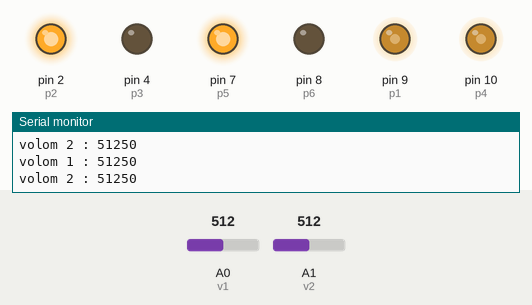
The sketch below on a simulated Arduino Uno, built with avr-gcc and run on an emulated ATmega328P. On the bench: output pins drawn as LEDs (lit = HIGH), the last lines printed to the serial monitor. The test bench sets the inputs (shaded band); at power-on: A0 (v1) = 512, A1 (v2) = 512.

Above: at 1.2 s.
1.3 s: A0 (v1) set to 716
At 2.4 s:
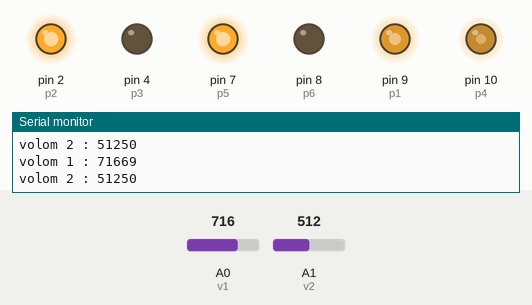
2.8 s: A1 (v2) set to 716
At 4.0 s:
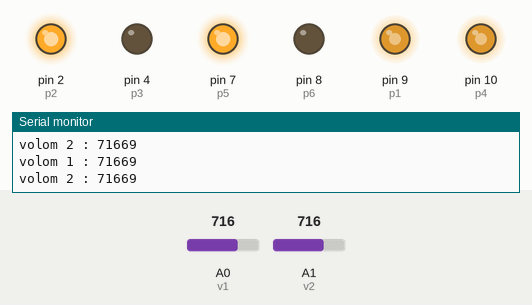
4.3 s: A0 (v1) set to 112
At 4.8 s:
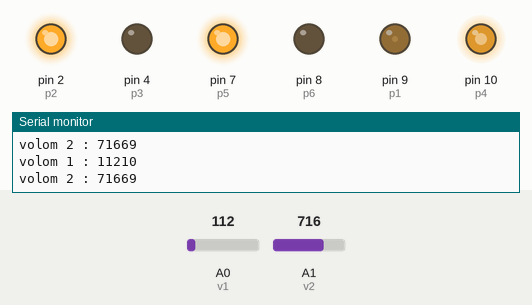
5.8 s: A0 (v1) set to 102
At 6.6 s:
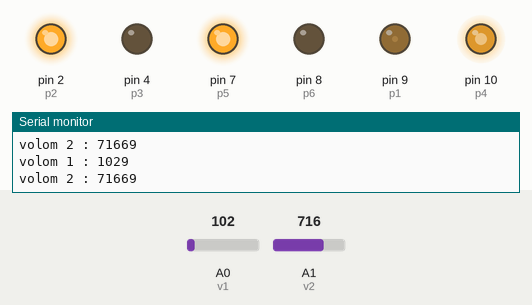
7.3 s: A1 (v2) set to 900
At 8.3 s:
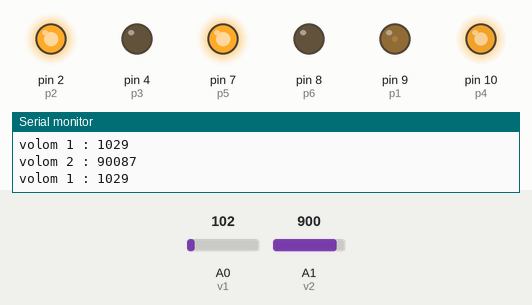
8.8 s: A1 (v2) set to 511
At 10.0 s:
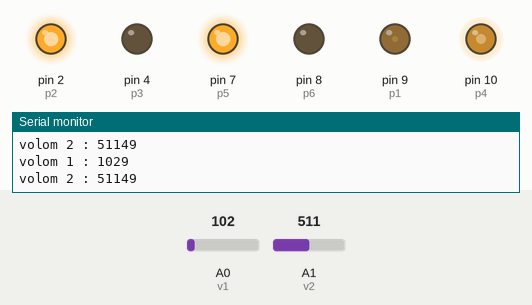
Timing chart, 0 to 11.3 s (numbered marks = the images above; inputs shaded):
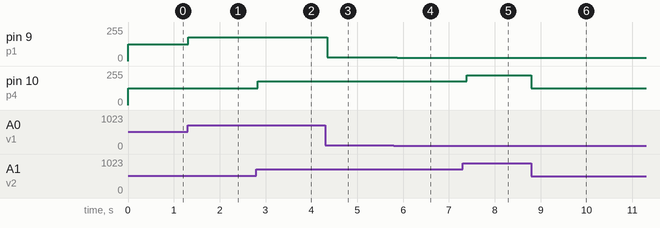

Measured:
- after the input at 1.3 s, pin 9 (p1): 127/255 → 178/255 at once
- after the input at 2.8 s, pin 10 (p4): 127/255 → 178/255 at once
- after the input at 4.3 s, pin 9 (p1): 178/255 → 27/255 after 0.05 s
- after the input at 5.8 s, pin 9 (p1): 27/255 → 25/255 after 0.07 s
- after the input at 7.3 s, pin 10 (p4): 178/255 → 224/255 after 0.08 s
- after the input at 8.8 s, pin 10 (p4): 224/255 → 127/255 at once

The sketch:

L298D.ino
```cpp
// نام گزاری ولم ها
int v1 = A0;
int v2 = A1;
// نام گزاری پایه های موتور راست
int p1 = 9;
int p2 = 2;
int p3 = 4;
// نام گزاری پایه های موتور چپ
int p4 = 10;
int p5 = 7;
int p6 = 8;

void setup() {
  // معرفی پایه های موتور ها
  pinMode(p1,OUTPUT);
  pinMode(p2,OUTPUT);
  pinMode(p3,OUTPUT);
  pinMode(p4,OUTPUT);
  pinMode(p5,OUTPUT);
  pinMode(p6,OUTPUT);
  // انجام کار موتور ها
  digitalWrite(p2,HIGH);
  digitalWrite(p3,LOW);
  digitalWrite(p5,HIGH);
  digitalWrite(p6,LOW);
  //روشن کردن serial
  Serial.begin(9600);
}

void loop() {
  // معرفی ولم ها
  int va1 = analogRead(v1);
  int va2 = analogRead(v2);
  // تبدیل بازه 0 تا 1023 به 0 تا 100
  int b1 = map(va1,0,1023,0,100);
  int b2 = map(va2,0,1023,0,100);
  // تبدیل بازه 0 تا 1023 به 0 تا 255 برای سرعت موتور ها
  int b3 = map(va1,0,1023,0,255);
  int b4 = map(va2,0,1023,0,255);
  // انتقال سرعت از ولم به موتور ها
  analogWrite(p1,b3);
  analogWrite(p4,b4);
  // نمایش مقدار ولم در serial
  Serial.print("volom 1 : ");
  Serial.print(va1);
  Serial.println(b1);
  Serial.print("volom 2 : ");
  Serial.print(va2);
  Serial.println(b2);
  // چند ثانیه مکث کردن
  delay(100);
}
```
